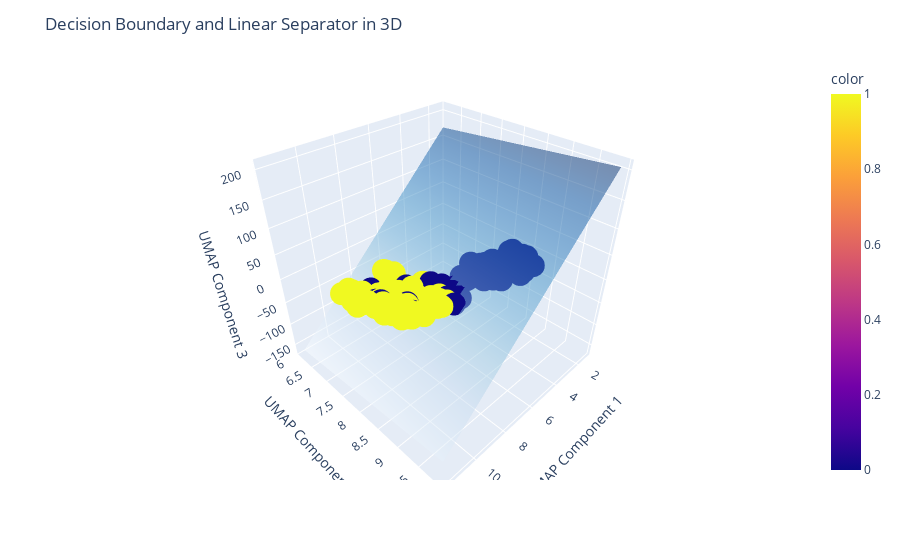
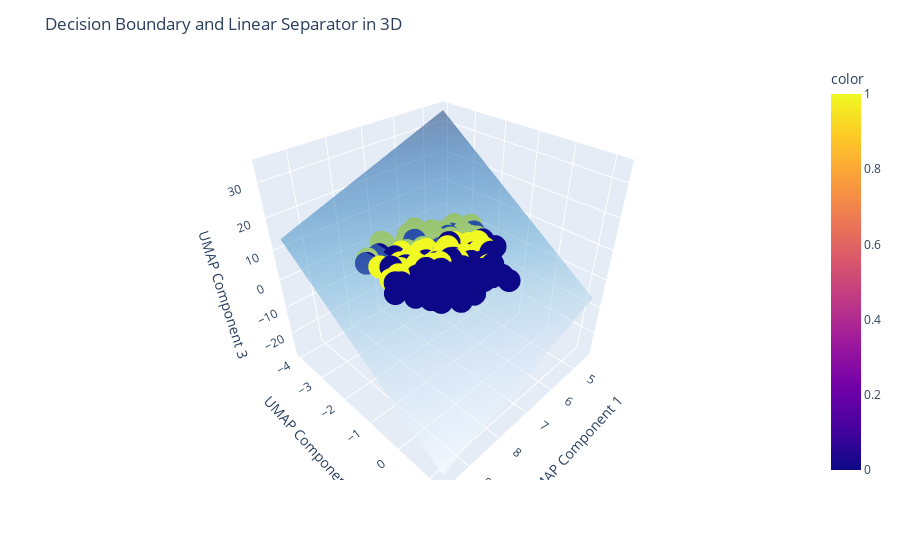
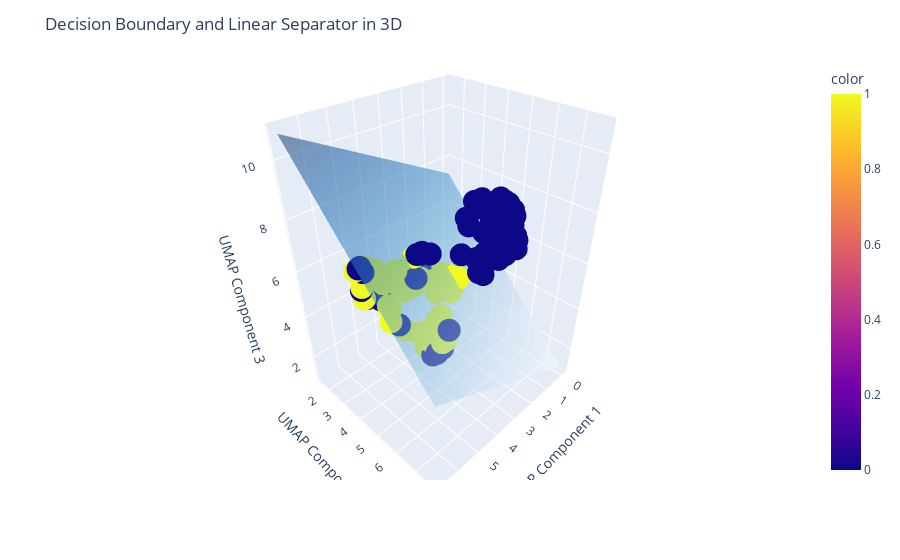

Notebook source saved alongside these figures, in order:
### Code cell
for x in dataset_smartseq.keys():
    print(x)
    svm_smartseq = run_svm(dataset_smartseq[x])
    print(f"Accuracy: {svm_smartseq['accuracy']}")
    plot_confusion_matrix(svm_smartseq, svm_smartseq['name'])
    plot_svm_feature_importance(svm_smartseq)
    plot_separating_hyperplane(svm_smartseq)

### Figure 1 — Plotly figure (JSON) as saved in the notebook; plotly's stock layout.template omitted (floating-point values rounded to 4 significant figures; data arrays with more than 128 entries replaced by an {"elided": "..."} marker saying what was removed)
{"data": [{"hovertemplate": "x=%{x}<br>y=%{y}<br>z=%{z}<br>color=%{marker.color}<extra></extra>", "legendgroup": "", "marker": {"color": {"elided": "145 int values"}, "coloraxis": "coloraxis", "symbol": "circle"}, "mode": "markers", "name": "", "scene": "scene", "showlegend": false, "type": "scatter3d", "x": {"elided": "145 float values"}, "y": {"elided": "145 float values"}, "z": {"elided": "145 float values"}}, {"colorscale": [[0, "rgb(247,251,255)"], [0.125, "rgb(222,235,247)"], [0.25, "rgb(198,219,239)"], [0.375, "rgb(158,202,225)"], [0.5, "rgb(107,174,214)"], [0.625, "rgb(66,146,198)"], [0.75, "rgb(33,113,181)"], [0.875, "rgb(8,81,156)"], [1, "rgb(8,48,107)"]], "opacity": 0.5, "showscale": false, "type": "surface", "x": {"elided": "50x50 float values"}, "y": {"elided": "50x50 float values"}, "z": {"elided": "50x50 float values"}}], "layout": {"coloraxis": {"colorbar": {"title": {"text": "color"}}, "colorscale": [[0, "#0d0887"], [0.1111, "#46039f"], [0.2222, "#7201a8"], [0.3333, "#9c179e"], [0.4444, "#bd3786"], [0.5556, "#d8576b"], [0.6667, "#ed7953"], [0.7778, "#fb9f3a"], [0.8889, "#fdca26"], [1, "#f0f921"]]}, "legend": {"tracegroupgap": 0}, "margin": {"t": 60}, "scene": {"domain": {"x": [0, 1], "y": [0, 1]}, "xaxis": {"title": {"text": "UMAP Component 1"}}, "yaxis": {"title": {"text": "UMAP Component 2"}}, "zaxis": {"title": {"text": "UMAP Component 3"}}}, "title": {"text": "Decision Boundary and Linear Separator in 3D"}}}

### Figure 2 — Plotly figure (JSON) as saved in the notebook; plotly's stock layout.template omitted (floating-point values rounded to 4 significant figures; data arrays with more than 128 entries replaced by an {"elided": "..."} marker saying what was removed)
{"data": [{"hovertemplate": "x=%{x}<br>y=%{y}<br>z=%{z}<br>color=%{marker.color}<extra></extra>", "legendgroup": "", "marker": {"color": {"elided": "145 int values"}, "coloraxis": "coloraxis", "symbol": "circle"}, "mode": "markers", "name": "", "scene": "scene", "showlegend": false, "type": "scatter3d", "x": {"elided": "145 float values"}, "y": {"elided": "145 float values"}, "z": {"elided": "145 float values"}}, {"colorscale": [[0, "rgb(247,251,255)"], [0.125, "rgb(222,235,247)"], [0.25, "rgb(198,219,239)"], [0.375, "rgb(158,202,225)"], [0.5, "rgb(107,174,214)"], [0.625, "rgb(66,146,198)"], [0.75, "rgb(33,113,181)"], [0.875, "rgb(8,81,156)"], [1, "rgb(8,48,107)"]], "opacity": 0.5, "showscale": false, "type": "surface", "x": {"elided": "50x50 float values"}, "y": {"elided": "50x50 float values"}, "z": {"elided": "50x50 float values"}}], "layout": {"coloraxis": {"colorbar": {"title": {"text": "color"}}, "colorscale": [[0, "#0d0887"], [0.1111, "#46039f"], [0.2222, "#7201a8"], [0.3333, "#9c179e"], [0.4444, "#bd3786"], [0.5556, "#d8576b"], [0.6667, "#ed7953"], [0.7778, "#fb9f3a"], [0.8889, "#fdca26"], [1, "#f0f921"]]}, "legend": {"tracegroupgap": 0}, "margin": {"t": 60}, "scene": {"domain": {"x": [0, 1], "y": [0, 1]}, "xaxis": {"title": {"text": "UMAP Component 1"}}, "yaxis": {"title": {"text": "UMAP Component 2"}}, "zaxis": {"title": {"text": "UMAP Component 3"}}}, "title": {"text": "Decision Boundary and Linear Separator in 3D"}}}

### Figure 3 — Plotly figure (JSON) as saved in the notebook; plotly's stock layout.template omitted (floating-point values rounded to 4 significant figures; data arrays with more than 128 entries replaced by an {"elided": "..."} marker saying what was removed)
{"data": [{"hovertemplate": "x=%{x}<br>y=%{y}<br>z=%{z}<br>color=%{marker.color}<extra></extra>", "legendgroup": "", "marker": {"color": {"elided": "145 int values"}, "coloraxis": "coloraxis", "symbol": "circle"}, "mode": "markers", "name": "", "scene": "scene", "showlegend": false, "type": "scatter3d", "x": {"elided": "145 float values"}, "y": {"elided": "145 float values"}, "z": {"elided": "145 float values"}}, {"colorscale": [[0, "rgb(247,251,255)"], [0.125, "rgb(222,235,247)"], [0.25, "rgb(198,219,239)"], [0.375, "rgb(158,202,225)"], [0.5, "rgb(107,174,214)"], [0.625, "rgb(66,146,198)"], [0.75, "rgb(33,113,181)"], [0.875, "rgb(8,81,156)"], [1, "rgb(8,48,107)"]], "opacity": 0.5, "showscale": false, "type": "surface", "x": {"elided": "50x50 float values"}, "y": {"elided": "50x50 float values"}, "z": {"elided": "50x50 float values"}}], "layout": {"coloraxis": {"colorbar": {"title": {"text": "color"}}, "colorscale": [[0, "#0d0887"], [0.1111, "#46039f"], [0.2222, "#7201a8"], [0.3333, "#9c179e"], [0.4444, "#bd3786"], [0.5556, "#d8576b"], [0.6667, "#ed7953"], [0.7778, "#fb9f3a"], [0.8889, "#fdca26"], [1, "#f0f921"]]}, "legend": {"tracegroupgap": 0}, "margin": {"t": 60}, "scene": {"domain": {"x": [0, 1], "y": [0, 1]}, "xaxis": {"title": {"text": "UMAP Component 1"}}, "yaxis": {"title": {"text": "UMAP Component 2"}}, "zaxis": {"title": {"text": "UMAP Component 3"}}}, "title": {"text": "Decision Boundary and Linear Separator in 3D"}}}
